Frame 1 (no input): blank canvas, image omitted
Frame 60 (no input): blank canvas, image omitted
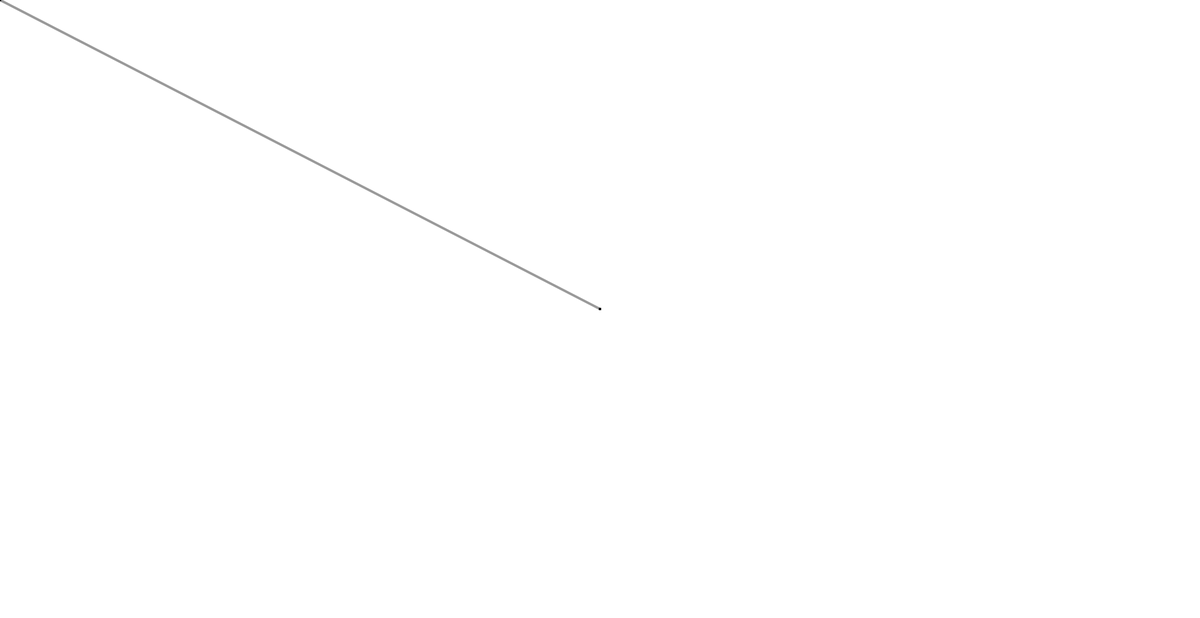
Frame 120 (the mouse pressed at the canvas centre since frame 60)

The p5.js sketch whose frames 1 and 60 were blank and that drew this single picture after the mouse press (run headless with seeded random() and noise() and a simulated clock; from frame 60 on, the mouse is pressed at the canvas centre):

// p5.js sketch
// ── sketch.js
//  Variables:


function setup() {
    createCanvas(1980, 1020);
    strokeWeight(4);
    stroke(0, 102);
}

function draw() {
    line(mouseX, mouseY, pmouseX, pmouseY);

}
